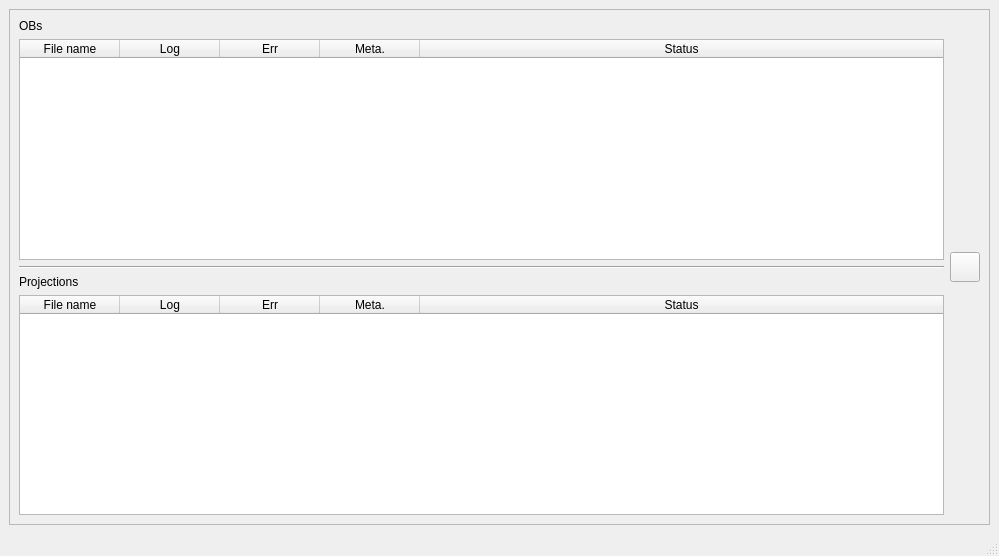
<?xml version="1.0" encoding="UTF-8"?>
<ui version="4.0">
 <class>MainWindow</class>
 <widget class="QMainWindow" name="MainWindow">
  <property name="geometry">
   <rect>
    <x>0</x>
    <y>0</y>
    <width>999</width>
    <height>556</height>
   </rect>
  </property>
  <property name="windowTitle">
   <string>Monitor</string>
  </property>
  <widget class="QWidget" name="centralwidget">
   <layout class="QVBoxLayout" name="verticalLayout_2">
    <item>
     <widget class="QFrame" name="frame">
      <property name="frameShape">
       <enum>QFrame::StyledPanel</enum>
      </property>
      <property name="frameShadow">
       <enum>QFrame::Raised</enum>
      </property>
      <layout class="QHBoxLayout" name="horizontalLayout">
       <item>
        <layout class="QVBoxLayout" name="verticalLayout_3">
         <item>
          <widget class="QLabel" name="label">
           <property name="text">
            <string>OBs</string>
           </property>
          </widget>
         </item>
         <item>
          <widget class="QTableWidget" name="obs_tableWidget">
           <property name="alternatingRowColors">
            <bool>true</bool>
           </property>
           <property name="selectionMode">
            <enum>QAbstractItemView::SingleSelection</enum>
           </property>
           <property name="selectionBehavior">
            <enum>QAbstractItemView::SelectRows</enum>
           </property>
           <attribute name="horizontalHeaderStretchLastSection">
            <bool>true</bool>
           </attribute>
           <attribute name="verticalHeaderStretchLastSection">
            <bool>false</bool>
           </attribute>
           <column>
            <property name="text">
             <string>File name</string>
            </property>
           </column>
           <column>
            <property name="text">
             <string>Log</string>
            </property>
           </column>
           <column>
            <property name="text">
             <string>Err</string>
            </property>
           </column>
           <column>
            <property name="text">
             <string>Meta.</string>
            </property>
           </column>
           <column>
            <property name="text">
             <string>Status</string>
            </property>
           </column>
          </widget>
         </item>
         <item>
          <widget class="Line" name="line">
           <property name="orientation">
            <enum>Qt::Horizontal</enum>
           </property>
          </widget>
         </item>
         <item>
          <widget class="QLabel" name="label_2">
           <property name="text">
            <string>Projections</string>
           </property>
          </widget>
         </item>
         <item>
          <widget class="QTableWidget" name="projections_tableWidget">
           <property name="alternatingRowColors">
            <bool>true</bool>
           </property>
           <property name="selectionMode">
            <enum>QAbstractItemView::SingleSelection</enum>
           </property>
           <property name="selectionBehavior">
            <enum>QAbstractItemView::SelectRows</enum>
           </property>
           <attribute name="horizontalHeaderStretchLastSection">
            <bool>true</bool>
           </attribute>
           <column>
            <property name="text">
             <string>File name</string>
            </property>
           </column>
           <column>
            <property name="text">
             <string>Log</string>
            </property>
           </column>
           <column>
            <property name="text">
             <string>Err</string>
            </property>
           </column>
           <column>
            <property name="text">
             <string>Meta.</string>
            </property>
           </column>
           <column>
            <property name="text">
             <string>Status</string>
            </property>
           </column>
          </widget>
         </item>
        </layout>
       </item>
       <item>
        <layout class="QVBoxLayout" name="verticalLayout">
         <item>
          <spacer name="verticalSpacer">
           <property name="orientation">
            <enum>Qt::Vertical</enum>
           </property>
           <property name="sizeHint" stdset="0">
            <size>
             <width>20</width>
             <height>40</height>
            </size>
           </property>
          </spacer>
         </item>
         <item>
          <widget class="QPushButton" name="refresh_pushButton">
           <property name="minimumSize">
            <size>
             <width>30</width>
             <height>30</height>
            </size>
           </property>
           <property name="maximumSize">
            <size>
             <width>30</width>
             <height>30</height>
            </size>
           </property>
           <property name="text">
            <string/>
           </property>
          </widget>
         </item>
         <item>
          <spacer name="verticalSpacer_2">
           <property name="orientation">
            <enum>Qt::Vertical</enum>
           </property>
           <property name="sizeHint" stdset="0">
            <size>
             <width>20</width>
             <height>40</height>
            </size>
           </property>
          </spacer>
         </item>
        </layout>
       </item>
      </layout>
     </widget>
    </item>
   </layout>
  </widget>
  <widget class="QMenuBar" name="menubar">
   <property name="geometry">
    <rect>
     <x>0</x>
     <y>0</y>
     <width>999</width>
     <height>24</height>
    </rect>
   </property>
  </widget>
  <widget class="QStatusBar" name="statusbar"/>
 </widget>
 <resources/>
 <connections>
  <connection>
   <sender>refresh_pushButton</sender>
   <signal>clicked()</signal>
   <receiver>MainWindow</receiver>
   <slot>refresh_button_clicked()</slot>
   <hints>
    <hint type="sourcelabel">
     <x>784</x>
     <y>296</y>
    </hint>
    <hint type="destinationlabel">
     <x>877</x>
     <y>349</y>
    </hint>
   </hints>
  </connection>
 </connections>
 <slots>
  <slot>refresh_button_clicked()</slot>
 </slots>
</ui>
